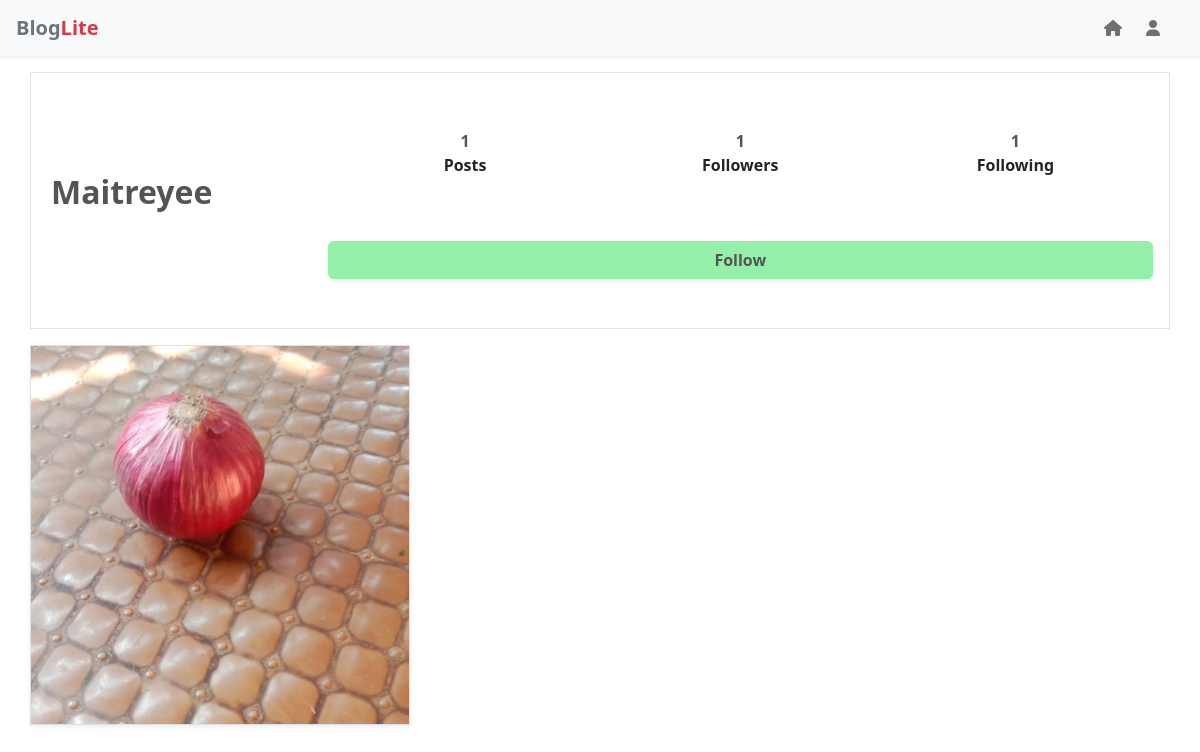
The app's page /user/19 with its own data.
### application/models.py (models this page shows)
class User(db.Model,UserMixin):
    __tablename__ = 'User'
    id = db.Column(db.Integer, autoincrement = True, primary_key = True)
    Username = db.Column(db.String, unique = True, nullable = False)
    Password = db.Column(db.String, nullable = False)
    email = db.Column(db.String, unique = True)
    About = db.Column(db.String)
    Blogs = db.relationship('Blogs',backref = 'user')
    Followers = db.relationship(
        'User',
        secondary = follows,
        primaryjoin = id==follows.c.followed_id,
        secondaryjoin= follows.c.follower_id==id,
        backref = 'Following'
    )
    likes = db.relationship('Blogs',secondary = likes,back_populates = 'liked_by')

class Blogs(db.Model):
    __tablename__ = 'Blogs'
    id = db.Column(db.Integer, autoincrement = True, primary_key = True)
    Title = db.Column(db.String, nullable = False)
    Caption = db.Column(db.String)
    ImageURL = db.Column(db.String, nullable = False)
    TimeStamp = db.Column(db.DateTime, nullable = False)
    user_id = db.Column(db.Integer, db.ForeignKey('User.id'),nullable = False)
    liked_by = db.relationship('User',secondary = likes,back_populates = 'likes')
    comments = db.relationship('Comments')

### application/controllers.py (the view)
@app.route("/user/<int:user_id>",methods = ["GET"])
def userpage(user_id):
    user = User.query.filter(User.id == user_id).first()
    b_list = user.Blogs
    b_list.sort(reverse = True, key = time)
    if(user):
        following = False
        if current_user.is_authenticated:
            if(user_id==current_user.id):
                return redirect("/profile")
            if user in current_user.Following:
                following = True
        return render_template("userpage.html",user=user,following = following,b_list=b_list)
    return redirect('/home')

### application/controllers.py (called while the page is built)
def time(p):
    return p.TimeStamp

@app.after_request
def after_request(response):
    header = response.headers
    header['Access-Control-Allow-Origin'] = '*'
    return response

### templates/userpage.html (shortened to what this page needs)
<!DOCTYPE html>
<html lang="en">
<head>
    <link href="/static/css/custom.css" rel="stylesheet">
</head>
<body>
    <nav class="navbar navbar-expand shadow-sm ps-3 pe-4 sticky-top bg-light ">
        <a href="/home" class="navbar-brand">
          <span class="fw-bold text-muted" >Blog</span><span class="fw-bold text-danger">Lite</span>
        </a>
        <ul class="navbar-nav ms-auto">
            <li class="nav-item pe-2">
                <a href="/home" class="nav-link">
                    <i class="fa-sharp fa-solid fa-house"></i>
                </a>
            </li>
            <li class="nav-item pe-2">
                <a href="/profile" class="nav-link">
                    <i class="fa-solid fa-user"></i>
                </a>
            </li>
        </ul>
      </nav>
    <div class="container-sm my-3">
        <div class="row border p-2">
            <div class="col-sm-3  my-auto">
                <h2 class="text-dark fw-bold">{{user.Username}}</h2>
            </div>
            <div class="col-sm-9">
                <div class="row py-sm-5 ps-2 pe-2">
                    <div class="col">
                        <p class="text-center fw-bold text-dark my-0">{{user.Blogs|length}}</p>
                        <p class="text-center fw-bold">Posts</p>
                    </div>
                    <div class="col" style="cursor: pointer;" data-bs-toggle="modal" data-bs-target="#followersModal">
                        <p class="text-center fw-bold text-dark my-0">{{user.Followers|length}}</p>
                        <p class="text-center fw-bold">Followers</p>
                    </div>
                    <div class="col" style="cursor: pointer;" data-bs-toggle="modal" data-bs-target="#followingModal">
                        <p class="text-center fw-bold text-dark my-0">{{user.Following|length}}</p>
                        <p class="text-center fw-bold">Following</p>
                    </div>
                </div>
                <div class="row ps-2 pe-2" style="margin-bottom: 5%">
                    {% if not following %}
                    <a href="/follow/{{user.id}}?redirect=/user/{{user.id}}" type="button" class="btn btn-primary text-dark fw-bold shadow-sm">Follow</a>
                    {% else %}
                    <a href = "/unfollow/{{user.id}}?redirect=/user/{{user.id}}" type="button" class="btn btn-outline-primary text-dark fw-bold shadow-sm">Unfollow</a>
                    {% endif %}
                </div>
            </div>
        </div>
        <div class="row my-3">
            {% if b_list|length>0 %}
            <div class="container-fluid px-4">
                <div class="row p-0 gx-5">
                    {% for post in b_list %}
                    <div class = 'col-4 shadow-sm p-0 border' onclick="location.href='/blog/{{post.id}}';">
                        <div class="container-fluid" style="padding-top:100%; width: 100%; background-image: url('/static/images/{{post.ImageURL}}'); background-repeat: no-repeat;background-size: cover; background-position: center center;"></div>
                    </div>
                    {% endfor %}
                </div>
            </div>
            {% endif %}
        </div>
    </div>
  <script src="https://cdn.jsdelivr.net/npm/bootstrap@5.2.3/dist/js/bootstrap.min.js"></script></body>
</body>
</html>

### records on screen
User: Username "Maitreyee"
Blogs: ImageURL (picture)

### other values on screen
{{ user.Blogs|length }} "1"
{{ user.Followers|length }} "1"
{{ user.Following|length }} "1"
